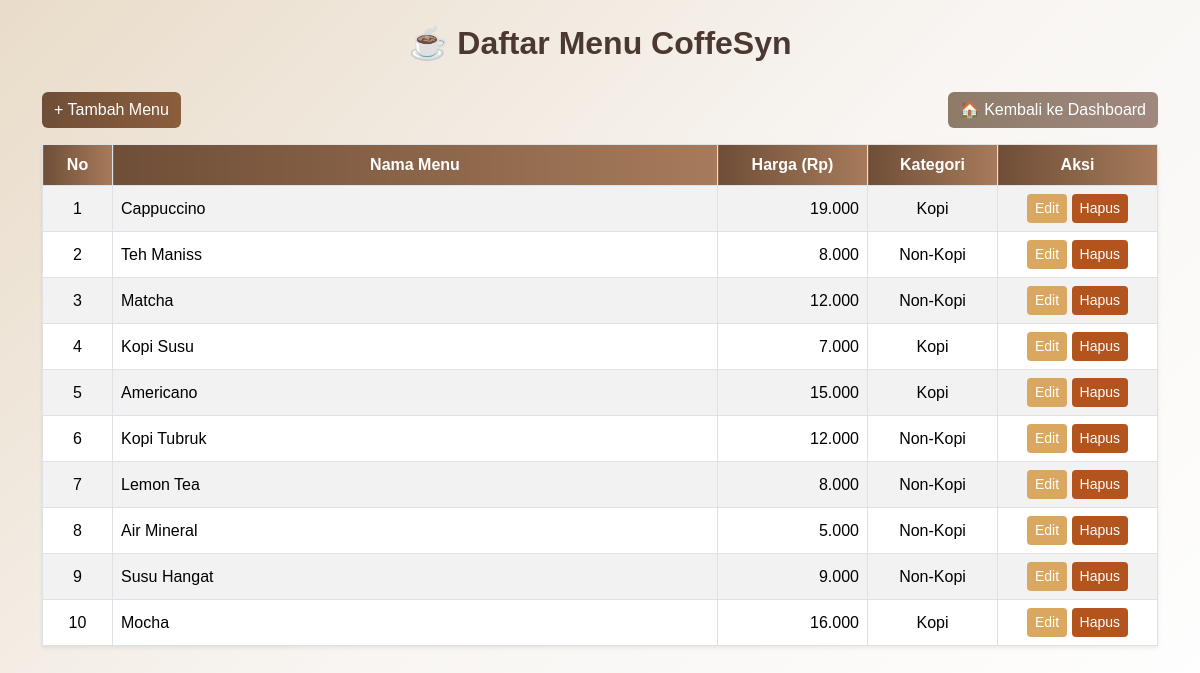
The app's page /menu/menu_tampil.php with its own data.
### tables this page shows
CREATE TABLE `menu` (
  `id_menu` int NOT NULL,
  `nama_menu` varchar(100) NOT NULL,
  `harga` decimal(10,2) NOT NULL,
  `kategori` varchar(50) DEFAULT NULL
);

### menu/menu_tampil.php (the view, shortened to what this page needs)
<?php
include('../koneksi.php');
?>
<!DOCTYPE html>
<html lang="id">
<head>
    <link rel="stylesheet" href="https://cdn.jsdelivr.net/npm/bootstrap@5.3.3/dist/css/bootstrap.min.css">
</head>
<body class="p-4">
<div class="container">
    <h2>☕ Daftar Menu CoffeSyn</h2>
    <div class="mb-3 d-flex justify-content-between">
        <a href="menu_tambah.php" class="btn btn-primary">+ Tambah Menu</a>
        <a href="../index.php" class="btn btn-secondary">🏠 Kembali ke Dashboard</a>
    </div>
    <table class="table table-bordered table-hover table-striped align-middle shadow-sm">
        <thead class="text-center">
            <tr>
                <th width="70">No</th>
                <th>Nama Menu</th>
                <th width="150">Harga (Rp)</th>
                <th width="130">Kategori</th>
                <th width="160">Aksi</th>
            </tr>
        </thead>
        <tbody>
            <?php
            $data = mysqli_query($conn, "SELECT * FROM menu ORDER BY id_menu ASC");
            if (mysqli_num_rows($data) > 0):
                $no = 1;
                while ($d = mysqli_fetch_assoc($data)):
            ?>
            <tr>
                <td class="text-center"><?= $no++ ?></td>
                <td><?= htmlspecialchars($d['nama_menu']) ?></td>
                <td class="text-end"><?= number_format($d['harga'], 0, ',', '.') ?></td>
                <td class="text-center"><?= htmlspecialchars($d['kategori']) ?></td>
                <td class="text-center">
                    <a href="menu_edit.php?id=<?= $d['id_menu'] ?>" class="btn btn-warning btn-sm">Edit</a>
                    <a href="menu_hapus.php?id=<?= $d['id_menu'] ?>"
                       class="btn btn-danger btn-sm"
                       onclick="return confirm('Yakin ingin menghapus menu ini?')">Hapus</a>
                </td>
            </tr>
            <?php endwhile; else: ?>
            <tr>
                <td colspan="5" class="text-center text-muted py-3">Belum ada data menu ☕</td>
            </tr>
            <?php endif; ?>
        </tbody>
    </table>
</div>
</body>
</html>

### menu/menu_tampil.php (style rules this page uses)
body { background: linear-gradient(135deg, #e9dcc9 0%, #f8f5f2 50%, #ffffff 100%); color: #4b3b30; font-family: 'Poppins', sans-serif; min-height: 100vh; }
h2 { color: #4b3832; font-weight: bold; text-align: center; margin-bottom: 30px; }
.table thead th { background: linear-gradient(90deg, #6f4e37, #a67b5b); color: white; }
.btn-primary { background: linear-gradient(90deg, #6f4e37, #8b5e3c); border: none; }
.btn-secondary { background: linear-gradient(90deg, #8d7b68, #a1887f); border: none; }
.btn-warning { background-color: #d9a760; border: none; color: #fff; }
.btn-danger { background-color: #b3541e; border: none; }

### records on screen
menu: nama_menu "Cappuccino", harga "19.000", kategori "Kopi"
menu: nama_menu "Teh Maniss", harga "8.000", kategori "Non-Kopi"
menu: nama_menu "Matcha", harga "12.000", kategori "Non-Kopi"
menu: nama_menu "Kopi Susu", harga "7.000", kategori "Kopi"
menu: nama_menu "Americano", harga "15.000", kategori "Kopi"
menu: nama_menu "Kopi Tubruk", harga "12.000", kategori "Non-Kopi"
menu: nama_menu "Lemon Tea", harga "8.000", kategori "Non-Kopi"
menu: nama_menu "Air Mineral", harga "5.000", kategori "Non-Kopi"
menu: nama_menu "Susu Hangat", harga "9.000", kategori "Non-Kopi"
menu: nama_menu "Mocha", harga "16.000", kategori "Kopi"
